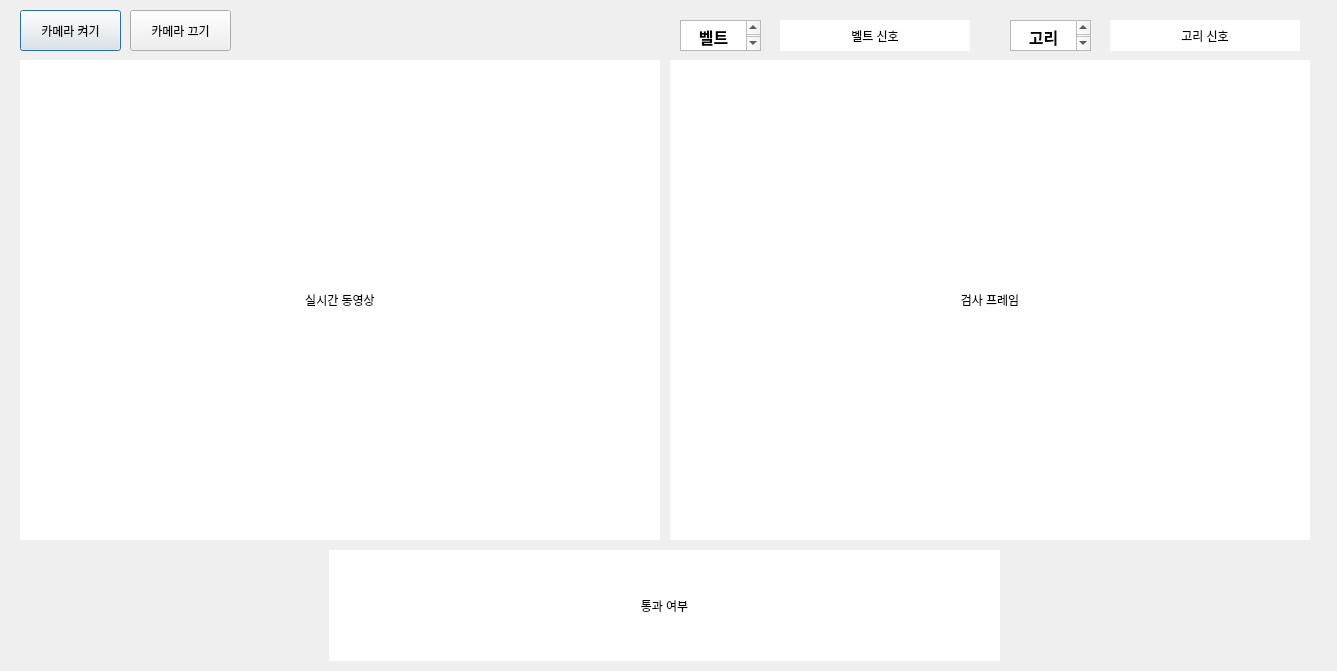
<ui version="4.0">
 <class>Safety_Check</class>
 <widget class="QDialog" name="Safety_Check">
  <property name="geometry">
   <rect>
    <x>0</x>
    <y>0</y>
    <width>1337</width>
    <height>671</height>
   </rect>
  </property>
  <property name="windowTitle">
   <string>Dialog</string>
  </property>
  <widget class="QLabel" name="view_lbl">
   <property name="geometry">
    <rect>
     <x>20</x>
     <y>60</y>
     <width>640</width>
     <height>480</height>
    </rect>
   </property>
   <property name="palette">
    <palette>
     <active>
      <colorrole role="Base">
       <brush brushstyle="SolidPattern">
        <color alpha="255">
         <red>255</red>
         <green>255</green>
         <blue>255</blue>
        </color>
       </brush>
      </colorrole>
      <colorrole role="Window">
       <brush brushstyle="SolidPattern">
        <color alpha="255">
         <red>255</red>
         <green>255</green>
         <blue>255</blue>
        </color>
       </brush>
      </colorrole>
     </active>
     <inactive>
      <colorrole role="Base">
       <brush brushstyle="SolidPattern">
        <color alpha="255">
         <red>255</red>
         <green>255</green>
         <blue>255</blue>
        </color>
       </brush>
      </colorrole>
      <colorrole role="Window">
       <brush brushstyle="SolidPattern">
        <color alpha="255">
         <red>255</red>
         <green>255</green>
         <blue>255</blue>
        </color>
       </brush>
      </colorrole>
     </inactive>
     <disabled>
      <colorrole role="Base">
       <brush brushstyle="SolidPattern">
        <color alpha="255">
         <red>255</red>
         <green>255</green>
         <blue>255</blue>
        </color>
       </brush>
      </colorrole>
      <colorrole role="Window">
       <brush brushstyle="SolidPattern">
        <color alpha="255">
         <red>255</red>
         <green>255</green>
         <blue>255</blue>
        </color>
       </brush>
      </colorrole>
     </disabled>
    </palette>
   </property>
   <property name="layoutDirection">
    <enum>Qt::LeftToRight</enum>
   </property>
   <property name="autoFillBackground">
    <bool>true</bool>
   </property>
   <property name="text">
    <string>&#49892;&#49884;&#44036; &#46041;&#50689;&#49345;</string>
   </property>
   <property name="alignment">
    <set>Qt::AlignCenter</set>
   </property>
  </widget>
  <widget class="QPushButton" name="btn_start">
   <property name="geometry">
    <rect>
     <x>20</x>
     <y>10</y>
     <width>101</width>
     <height>41</height>
    </rect>
   </property>
   <property name="text">
    <string>&#52852;&#47700;&#46972; &#53020;&#44592;</string>
   </property>
  </widget>
  <widget class="QPushButton" name="btn_stop">
   <property name="geometry">
    <rect>
     <x>130</x>
     <y>10</y>
     <width>101</width>
     <height>41</height>
    </rect>
   </property>
   <property name="text">
    <string>&#52852;&#47700;&#46972; &#45124;&#44592;</string>
   </property>
  </widget>
  <widget class="QLabel" name="belt_lbl">
   <property name="geometry">
    <rect>
     <x>780</x>
     <y>20</y>
     <width>190</width>
     <height>31</height>
    </rect>
   </property>
   <property name="palette">
    <palette>
     <active>
      <colorrole role="Base">
       <brush brushstyle="SolidPattern">
        <color alpha="255">
         <red>255</red>
         <green>255</green>
         <blue>255</blue>
        </color>
       </brush>
      </colorrole>
      <colorrole role="Window">
       <brush brushstyle="SolidPattern">
        <color alpha="255">
         <red>255</red>
         <green>255</green>
         <blue>255</blue>
        </color>
       </brush>
      </colorrole>
     </active>
     <inactive>
      <colorrole role="Base">
       <brush brushstyle="SolidPattern">
        <color alpha="255">
         <red>255</red>
         <green>255</green>
         <blue>255</blue>
        </color>
       </brush>
      </colorrole>
      <colorrole role="Window">
       <brush brushstyle="SolidPattern">
        <color alpha="255">
         <red>255</red>
         <green>255</green>
         <blue>255</blue>
        </color>
       </brush>
      </colorrole>
     </inactive>
     <disabled>
      <colorrole role="Base">
       <brush brushstyle="SolidPattern">
        <color alpha="255">
         <red>255</red>
         <green>255</green>
         <blue>255</blue>
        </color>
       </brush>
      </colorrole>
      <colorrole role="Window">
       <brush brushstyle="SolidPattern">
        <color alpha="255">
         <red>255</red>
         <green>255</green>
         <blue>255</blue>
        </color>
       </brush>
      </colorrole>
     </disabled>
    </palette>
   </property>
   <property name="autoFillBackground">
    <bool>true</bool>
   </property>
   <property name="text">
    <string>&#48296;&#53944; &#49888;&#54840;</string>
   </property>
   <property name="alignment">
    <set>Qt::AlignCenter</set>
   </property>
  </widget>
  <widget class="QLabel" name="hook_lbl">
   <property name="geometry">
    <rect>
     <x>1110</x>
     <y>20</y>
     <width>190</width>
     <height>31</height>
    </rect>
   </property>
   <property name="palette">
    <palette>
     <active>
      <colorrole role="Base">
       <brush brushstyle="SolidPattern">
        <color alpha="255">
         <red>255</red>
         <green>255</green>
         <blue>255</blue>
        </color>
       </brush>
      </colorrole>
      <colorrole role="Window">
       <brush brushstyle="SolidPattern">
        <color alpha="255">
         <red>255</red>
         <green>255</green>
         <blue>255</blue>
        </color>
       </brush>
      </colorrole>
     </active>
     <inactive>
      <colorrole role="Base">
       <brush brushstyle="SolidPattern">
        <color alpha="255">
         <red>255</red>
         <green>255</green>
         <blue>255</blue>
        </color>
       </brush>
      </colorrole>
      <colorrole role="Window">
       <brush brushstyle="SolidPattern">
        <color alpha="255">
         <red>255</red>
         <green>255</green>
         <blue>255</blue>
        </color>
       </brush>
      </colorrole>
     </inactive>
     <disabled>
      <colorrole role="Base">
       <brush brushstyle="SolidPattern">
        <color alpha="255">
         <red>255</red>
         <green>255</green>
         <blue>255</blue>
        </color>
       </brush>
      </colorrole>
      <colorrole role="Window">
       <brush brushstyle="SolidPattern">
        <color alpha="255">
         <red>255</red>
         <green>255</green>
         <blue>255</blue>
        </color>
       </brush>
      </colorrole>
     </disabled>
    </palette>
   </property>
   <property name="autoFillBackground">
    <bool>true</bool>
   </property>
   <property name="text">
    <string>&#44256;&#47532; &#49888;&#54840;</string>
   </property>
   <property name="alignment">
    <set>Qt::AlignCenter</set>
   </property>
  </widget>
  <widget class="QTextBrowser" name="belt_text">
   <property name="geometry">
    <rect>
     <x>680</x>
     <y>20</y>
     <width>81</width>
     <height>31</height>
    </rect>
   </property>
   <property name="font">
    <font>
     <family>Adobe &#44256;&#46357; Std B</family>
     <weight>75</weight>
     <bold>true</bold>
    </font>
   </property>
   <property name="html">
    <string>&lt;!DOCTYPE HTML PUBLIC "-//W3C//DTD HTML 4.0//EN" "http://www.w3.org/TR/REC-html40/strict.dtd"&gt;
&lt;html&gt;&lt;head&gt;&lt;meta name="qrichtext" content="1" /&gt;&lt;style type="text/css"&gt;
p, li { white-space: pre-wrap; }
&lt;/style&gt;&lt;/head&gt;&lt;body style=" font-family:'Adobe &#44256;&#46357; Std B'; font-size:9pt; font-weight:600; font-style:normal;"&gt;
&lt;p align="center" style=" margin-top:0px; margin-bottom:0px; margin-left:0px; margin-right:0px; -qt-block-indent:0; text-indent:0px;"&gt;&lt;span style=" font-family:'Gulim'; font-size:12pt;"&gt;&#48296;&#53944;&lt;/span&gt;&lt;/p&gt;&lt;/body&gt;&lt;/html&gt;</string>
   </property>
  </widget>
  <widget class="QTextBrowser" name="hook_text">
   <property name="geometry">
    <rect>
     <x>1010</x>
     <y>20</y>
     <width>81</width>
     <height>31</height>
    </rect>
   </property>
   <property name="font">
    <font>
     <family>Adobe Arabic</family>
     <weight>50</weight>
     <italic>false</italic>
     <bold>false</bold>
    </font>
   </property>
   <property name="html">
    <string>&lt;!DOCTYPE HTML PUBLIC "-//W3C//DTD HTML 4.0//EN" "http://www.w3.org/TR/REC-html40/strict.dtd"&gt;
&lt;html&gt;&lt;head&gt;&lt;meta name="qrichtext" content="1" /&gt;&lt;style type="text/css"&gt;
p, li { white-space: pre-wrap; }
&lt;/style&gt;&lt;/head&gt;&lt;body style=" font-family:'Adobe Arabic'; font-size:9pt; font-weight:400; font-style:normal;"&gt;
&lt;p align="center" style=" margin-top:0px; margin-bottom:0px; margin-left:0px; margin-right:0px; -qt-block-indent:0; text-indent:0px;"&gt;&lt;span style=" font-family:'Gulim'; font-size:12pt; font-weight:600;"&gt;&#44256;&#47532;&lt;/span&gt;&lt;/p&gt;&lt;/body&gt;&lt;/html&gt;</string>
   </property>
   <property name="tabStopWidth">
    <number>80</number>
   </property>
  </widget>
  <widget class="QLabel" name="test_lbl">
   <property name="geometry">
    <rect>
     <x>670</x>
     <y>60</y>
     <width>640</width>
     <height>480</height>
    </rect>
   </property>
   <property name="palette">
    <palette>
     <active>
      <colorrole role="Base">
       <brush brushstyle="SolidPattern">
        <color alpha="255">
         <red>255</red>
         <green>255</green>
         <blue>255</blue>
        </color>
       </brush>
      </colorrole>
      <colorrole role="Window">
       <brush brushstyle="SolidPattern">
        <color alpha="255">
         <red>255</red>
         <green>255</green>
         <blue>255</blue>
        </color>
       </brush>
      </colorrole>
     </active>
     <inactive>
      <colorrole role="Base">
       <brush brushstyle="SolidPattern">
        <color alpha="255">
         <red>255</red>
         <green>255</green>
         <blue>255</blue>
        </color>
       </brush>
      </colorrole>
      <colorrole role="Window">
       <brush brushstyle="SolidPattern">
        <color alpha="255">
         <red>255</red>
         <green>255</green>
         <blue>255</blue>
        </color>
       </brush>
      </colorrole>
     </inactive>
     <disabled>
      <colorrole role="Base">
       <brush brushstyle="SolidPattern">
        <color alpha="255">
         <red>255</red>
         <green>255</green>
         <blue>255</blue>
        </color>
       </brush>
      </colorrole>
      <colorrole role="Window">
       <brush brushstyle="SolidPattern">
        <color alpha="255">
         <red>255</red>
         <green>255</green>
         <blue>255</blue>
        </color>
       </brush>
      </colorrole>
     </disabled>
    </palette>
   </property>
   <property name="layoutDirection">
    <enum>Qt::LeftToRight</enum>
   </property>
   <property name="autoFillBackground">
    <bool>true</bool>
   </property>
   <property name="text">
    <string>&#44160;&#49324; &#54532;&#47112;&#51076;</string>
   </property>
   <property name="alignment">
    <set>Qt::AlignCenter</set>
   </property>
  </widget>
  <widget class="QLabel" name="result_lbl">
   <property name="geometry">
    <rect>
     <x>329</x>
     <y>550</y>
     <width>671</width>
     <height>111</height>
    </rect>
   </property>
   <property name="palette">
    <palette>
     <active>
      <colorrole role="Base">
       <brush brushstyle="SolidPattern">
        <color alpha="255">
         <red>255</red>
         <green>255</green>
         <blue>255</blue>
        </color>
       </brush>
      </colorrole>
      <colorrole role="Window">
       <brush brushstyle="SolidPattern">
        <color alpha="255">
         <red>255</red>
         <green>255</green>
         <blue>255</blue>
        </color>
       </brush>
      </colorrole>
     </active>
     <inactive>
      <colorrole role="Base">
       <brush brushstyle="SolidPattern">
        <color alpha="255">
         <red>255</red>
         <green>255</green>
         <blue>255</blue>
        </color>
       </brush>
      </colorrole>
      <colorrole role="Window">
       <brush brushstyle="SolidPattern">
        <color alpha="255">
         <red>255</red>
         <green>255</green>
         <blue>255</blue>
        </color>
       </brush>
      </colorrole>
     </inactive>
     <disabled>
      <colorrole role="Base">
       <brush brushstyle="SolidPattern">
        <color alpha="255">
         <red>255</red>
         <green>255</green>
         <blue>255</blue>
        </color>
       </brush>
      </colorrole>
      <colorrole role="Window">
       <brush brushstyle="SolidPattern">
        <color alpha="255">
         <red>255</red>
         <green>255</green>
         <blue>255</blue>
        </color>
       </brush>
      </colorrole>
     </disabled>
    </palette>
   </property>
   <property name="autoFillBackground">
    <bool>true</bool>
   </property>
   <property name="text">
    <string>&#53685;&#44284; &#50668;&#48512;</string>
   </property>
   <property name="alignment">
    <set>Qt::AlignCenter</set>
   </property>
  </widget>
 </widget>
 <resources />
 <connections />
</ui>
